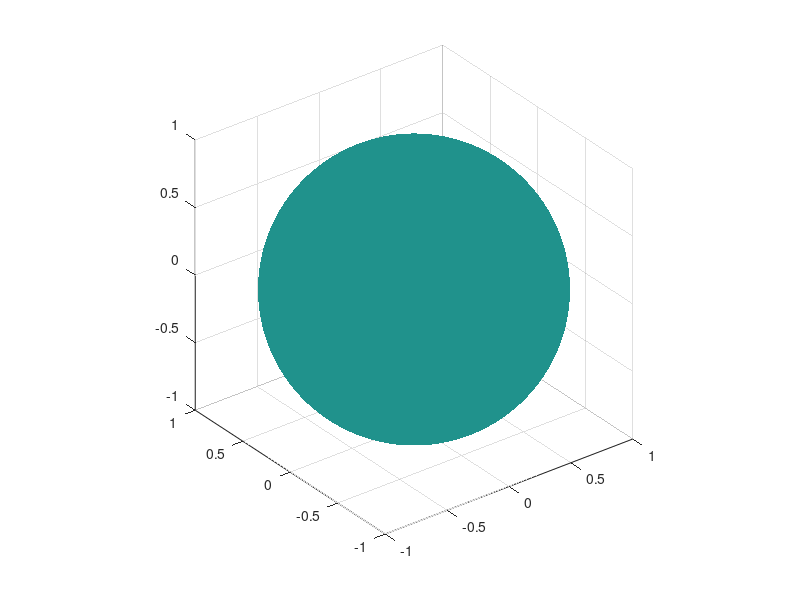

Here is the MATLAB script that generated this plot:
[tx,ty]=meshgrid(0:2*pi/500:2*pi,0:pi/500:pi);
R = 1;
dx = R*cos(tx).*sin(ty);
dy = R*sin(tx).*sin(ty);
dz = R*cos(ty);
S=surf(dx,dy,dz,-ones(size(dx)));
shading interp
%camlight
lighting gouraud
axis equal
shg

